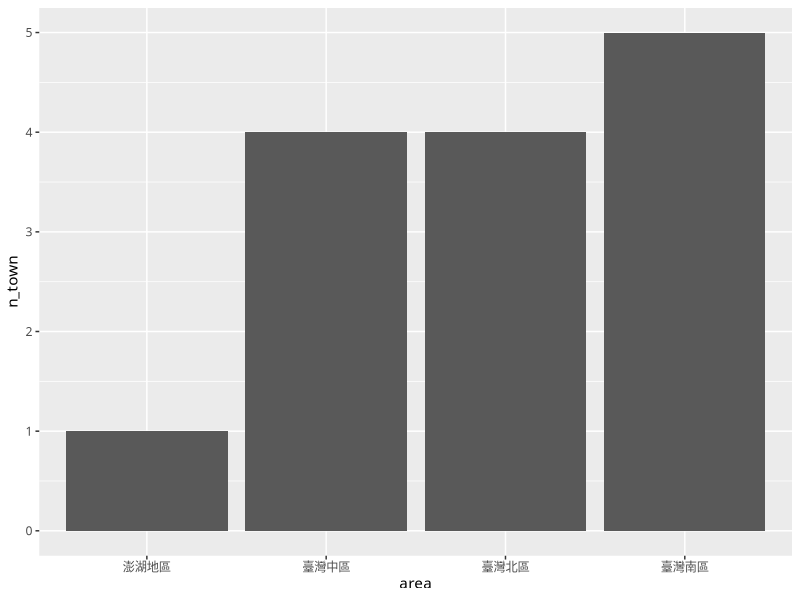
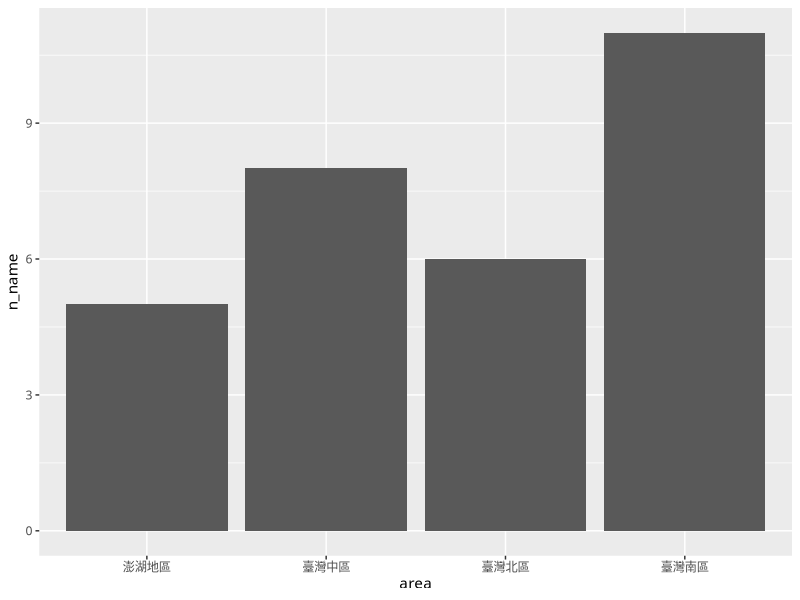
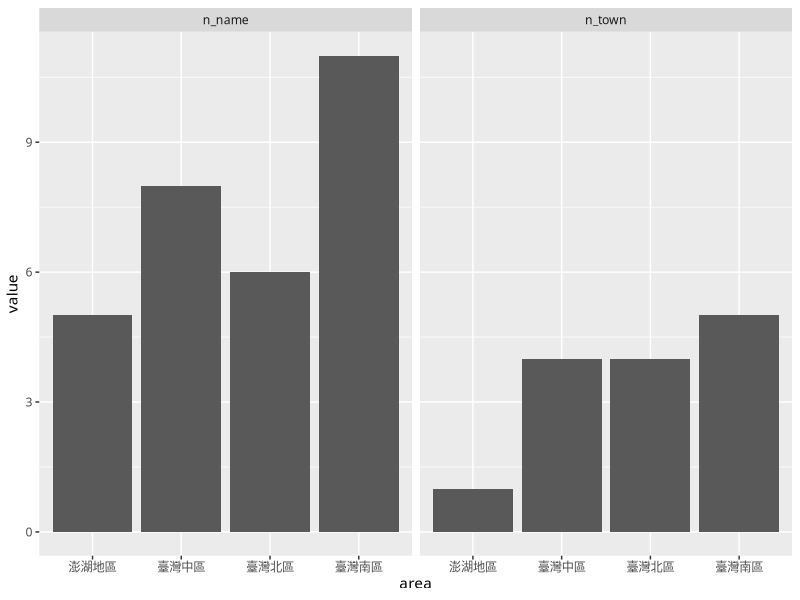
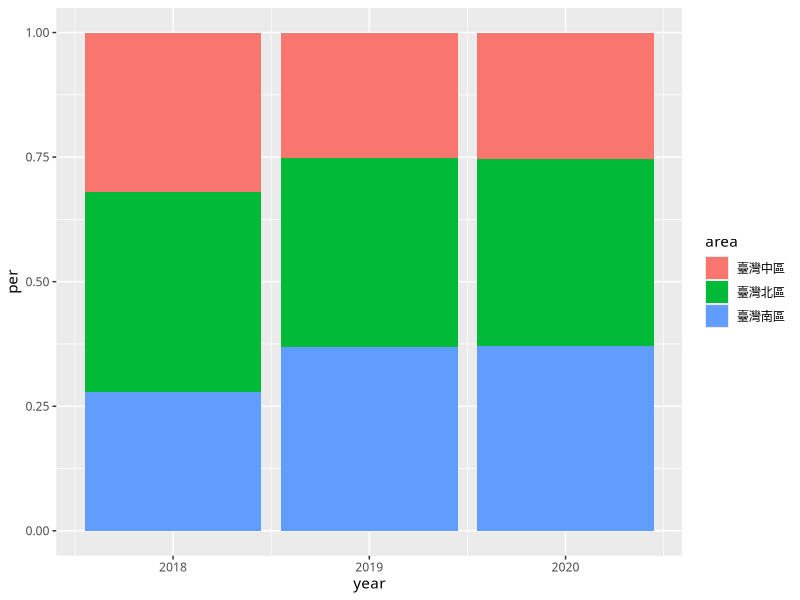
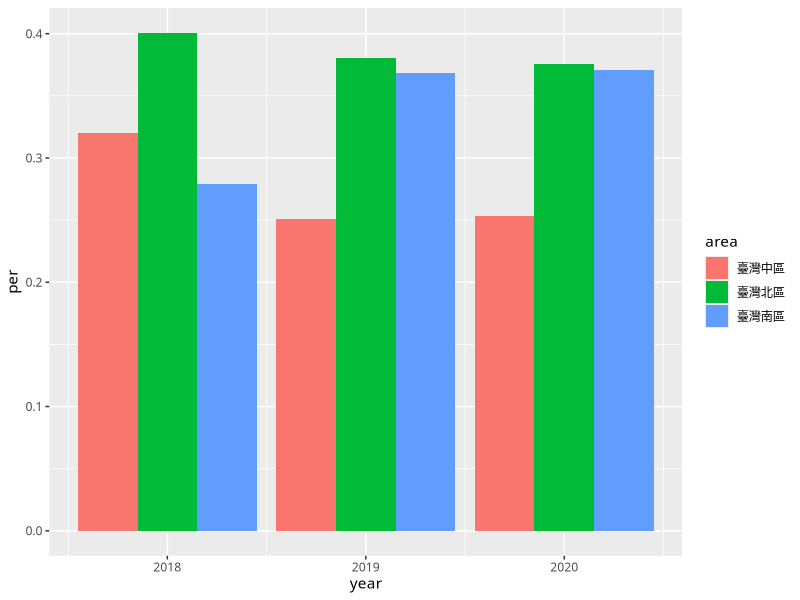
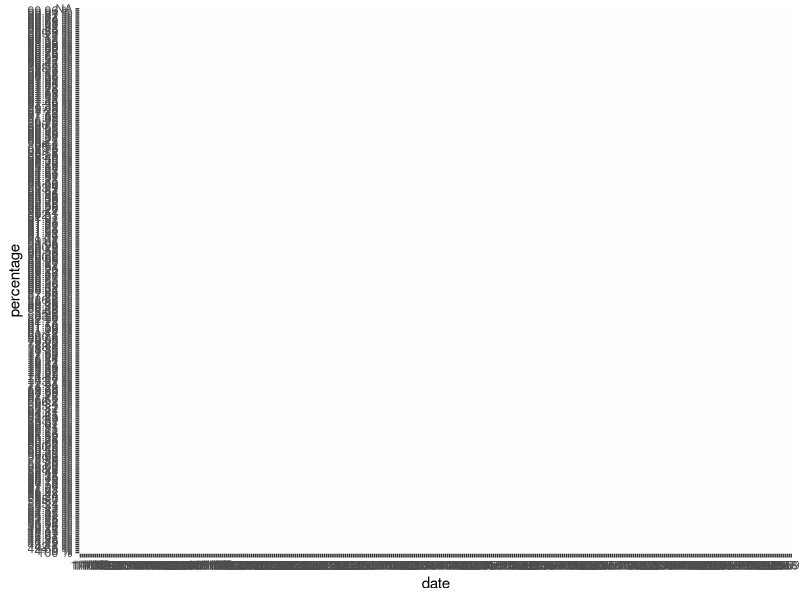
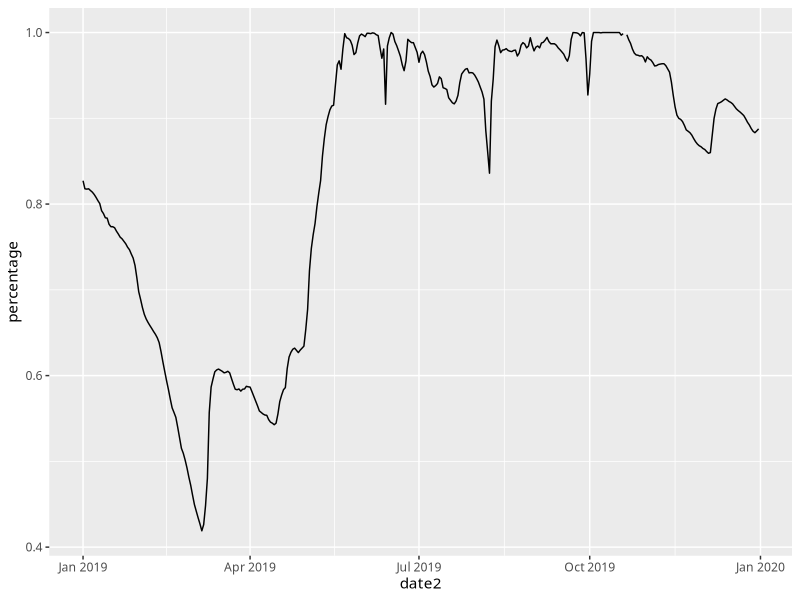
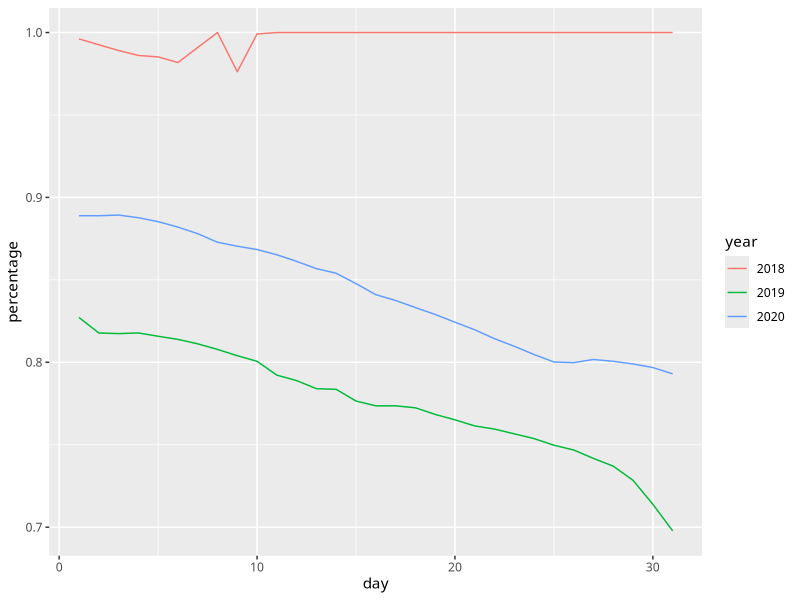

Generate these figures, in order, with R:
## ---- chunk 1
knitr::opts_chunk$set(echo = TRUE, results = 'hold', comment = '#>', error = TRUE)
## ---- chunk 2
### 這邊不要動
library(tidyverse)
library(lubridate)

df_reservoir_2020 <- 
  read_csv("data/Lab06/reservoir_data_2020.csv", col_names = F)

df_reservoir_2019 <- 
  read_csv("data/Lab06/reservoir_data_2019.csv", col_names = F)

df_reservoir_2018 <- 
  read_csv("data/Lab06/reservoir_data_2018.csv", col_names = F)

df_reservoir_raw <- df_reservoir_2020 %>%
  bind_rows(df_reservoir_2019) %>%
  bind_rows(df_reservoir_2018 ) %>% 
  rename(name = 1, year = 2, area = 3, town = 4, date = 5, height = 6, value = 7, percentage = 8)

### 給你看資料長這樣
df_reservoir_raw %>% head(5)
## ---- chunk 3
# 第一步：找縣市
df_reservoir_raw %>% mutate(county = str_sub(town, 1, 3))

# 第二步：以區域跟縣市為單位計算有水庫的縣市、水庫數量
df_reservoir_raw %>% mutate(county = str_sub(town, 1, 3)) %>%
  group_by(area) %>% 
  summarise(n_town = n_distinct(county),
            n_name = n_distinct(name))

# 第三步：畫畫
df_reservoir_agg_area <- df_reservoir_raw %>% mutate(county = str_sub(town, 1, 3)) %>%
  group_by(area) %>% 
  summarise(n_town = n_distinct(county),
            n_name = n_distinct(name)) 

# A. 畫各個區域(area)有多少縣市有水庫
df_reservoir_agg_area %>%
  ggplot(aes(x = area, y = n_town)) +
  geom_col() +
  theme(text = element_text(family = "STHeiti"))
  #theme(text = element_text(family = "Noto Sans CJK TC Medium")) 
  #theme(text = element_text(family = "微軟正黑體"))

# B. 畫各個區域(area)有多少水庫
df_reservoir_agg_area %>%
  ggplot(aes(x = area, y = n_name)) +
  geom_col() +
  theme(text = element_text(family = "STHeiti"))
  #theme(text = element_text(family = "Noto Sans CJK TC Medium")) 
  #theme(text = element_text(family = "微軟正黑體"))
?gather
# C. 畫在一起
df_reservoir_agg_area %>%
  pivot_longer(names_to = "type", values_to = "value", cols = 2:3) %>%
  ggplot(aes(x = area, y = value)) +
  geom_col() +
  facet_wrap(type ~ .) +
  theme(text = element_text(family = "STHeiti"))
  # theme(text = element_text(family = "Noto Sans CJK TC Medium")) 
  # theme(text = element_text(family = "微軟正黑體"))
  
## ---- chunk 4
# 為什麼看本島而已幹嘛欺負澎湖人
df_reservoir_raw %>%
  filter(date == "2/1") %>% 
  group_by(year, area) %>% 
  summarise(value = sum(value)) 

# 第一步: 計算每年、每區的蓄水量
df_reservoir_raw %>%
  filter(area != "澎湖地區") %>%
  filter(date == "2/1") %>% 
  group_by(year, area) %>%
  summarise(value = sum(value)) %>% ungroup()

# 第二步: 計算每年、每區的蓄水量佔比
df_reservoir_raw %>%
  filter(area != "澎湖地區") %>%
  filter(date == "2/1") %>% 
  group_by(year, area) %>%
  summarise(value = sum(value)) %>% ungroup() %>%
  group_by(year) %>% mutate(per = value/sum(value)) 
  
# 第三步：畫畫
df_reservoir_agg_year <- df_reservoir_raw %>%
  filter(area != "澎湖地區") %>%
  filter(date == "2/1") %>% 
  group_by(year, area) %>%
  summarise(value = sum(value)) %>% ungroup() %>%
  group_by(year) %>% mutate(per = value/sum(value))

# A. 台灣本島蓄水量各區域蓄水量百分比的堆疊長條圖
df_reservoir_agg_year %>%
  ggplot(aes(x = year, y = per, fill = area)) +
  geom_col() +
  theme(text = element_text(family = "STHeiti"))
  # theme(text = element_text(family = "Noto Sans CJK TC Medium")) 
  # theme(text = element_text(family = "微軟正黑體"))

# B. 台灣本島蓄水量各區域蓄水量百分比的併排長條圖
df_reservoir_agg_year %>%
  ggplot(aes(x = year, y = per, fill = area)) +
  geom_col(position = "dodge") +
  theme(text = element_text(family = "STHeiti"))
  # theme(text = element_text(family = "Noto Sans CJK TC Medium")) 
  # theme(text = element_text(family = "微軟正黑體"))

## ---- chunk 5
# 先來看看資料長相
df_reservoir_raw %>% filter(name == "石門水庫") %>% count(year)

# A. 2019 年每天的蓄水量百分比變化
df_reservoir_raw %>% filter(name == "石門水庫") %>% filter(year == 2019) %>%
  ggplot(aes(x = date, y = percentage))

df_reservoir_raw %>% select(date, percentage) %>% head(5)

df_reservoir_raw %>% filter(name == "石門水庫") %>% filter(year == 2019) %>%
  mutate(percentage = str_remove_all(percentage, " |%")) %>%
  mutate(percentage = as.numeric(percentage)) %>%
  mutate(percentage = percentage/100) %>%
  mutate(date2 = str_c(year, "/", date)) %>%
  mutate(date2 = as_date(date2)) %>%
  filter(!is.na(date2)) %>%
  ggplot(aes(x = date2, y = percentage)) +
  geom_line() +
  theme(text = element_text(family = "STHeiti"))
  # theme(text = element_text(family = "Noto Sans CJK TC Medium")) 
  # theme(text = element_text(family = "微軟正黑體"))

# B. 石門水庫蓄水量百分比變化: 想看這三年間 1 月的比較

df_reservoir_raw %>% filter(name == "石門水庫") %>% 
  mutate(percentage = str_remove_all(percentage, " |%")) %>%
  mutate(percentage = as.numeric(percentage)) %>%
  mutate(percentage = percentage/100) %>%
  mutate(date2 = str_c(year, "/", date)) %>%
  mutate(date2 = as_date(date2)) %>%
  filter(!is.na(date2)) %>%
  mutate(month = month(date2)) %>%
  mutate(day = day(date2)) %>%
  mutate(year = as.character(year)) %>%
  filter(month == 1) %>% 
  ggplot(aes(x = day, y = percentage, color = year)) +
  geom_line() +
  theme(text = element_text(family = "STHeiti"))
  # theme(text = element_text(family = "Noto Sans CJK TC Medium")) 
  # theme(text = element_text(family = "微軟正黑體"))

